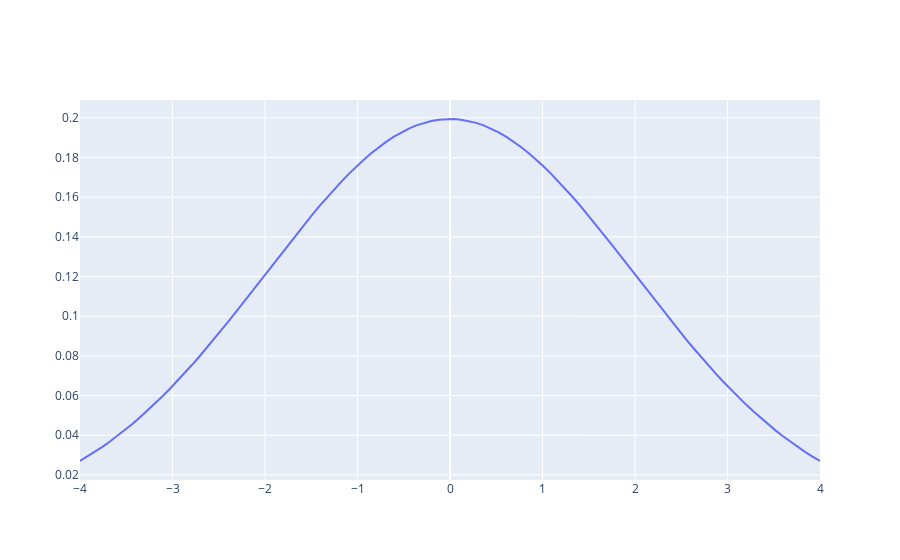
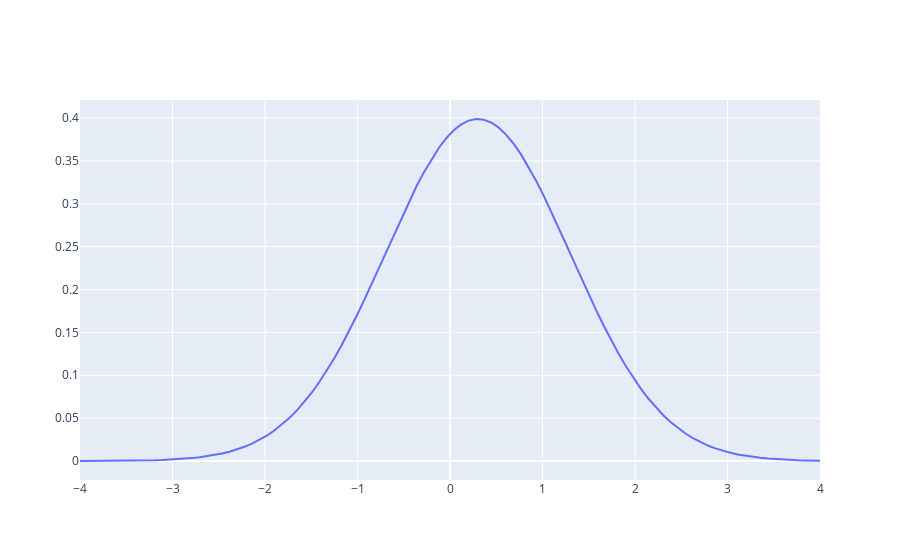
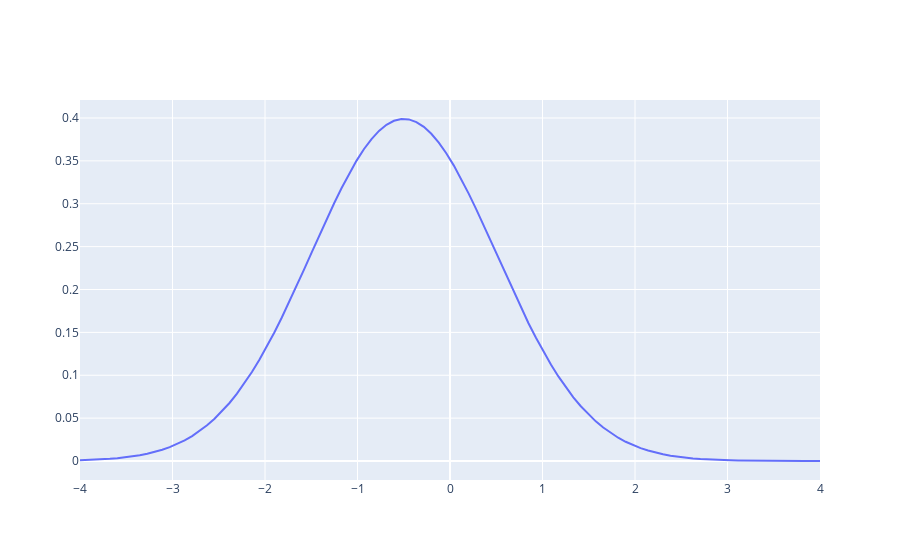

Notebook code cell kept with these figures, in order:
### Code cell
import numpy as np
import plotly.graph_objects as go

np.random.seed(0)
N=100
x=np.linspace(-4,4,N)
y1=1/np.sqrt(2*np.pi*4)*np.exp(-x**2/(2*4))
y2=1/np.sqrt(2*np.pi*1)*np.exp(-(x-0.3)**2/(2*1))
y3=1/np.sqrt(2*np.pi*1)*np.exp(-(x+0.5)**2/(2*1))

fig=go.Figure()
fig.add_trace(go.Scatter(x=x,y=y1,mode='lines', name='line'))
fig.show()
fig=go.Figure()
fig.add_trace(go.Scatter(x=x,y=y2,mode='lines', name='line'))
fig.show()
fig=go.Figure()
fig.add_trace(go.Scatter(x=x,y=y3,mode='lines', name='line'))
fig.show()
